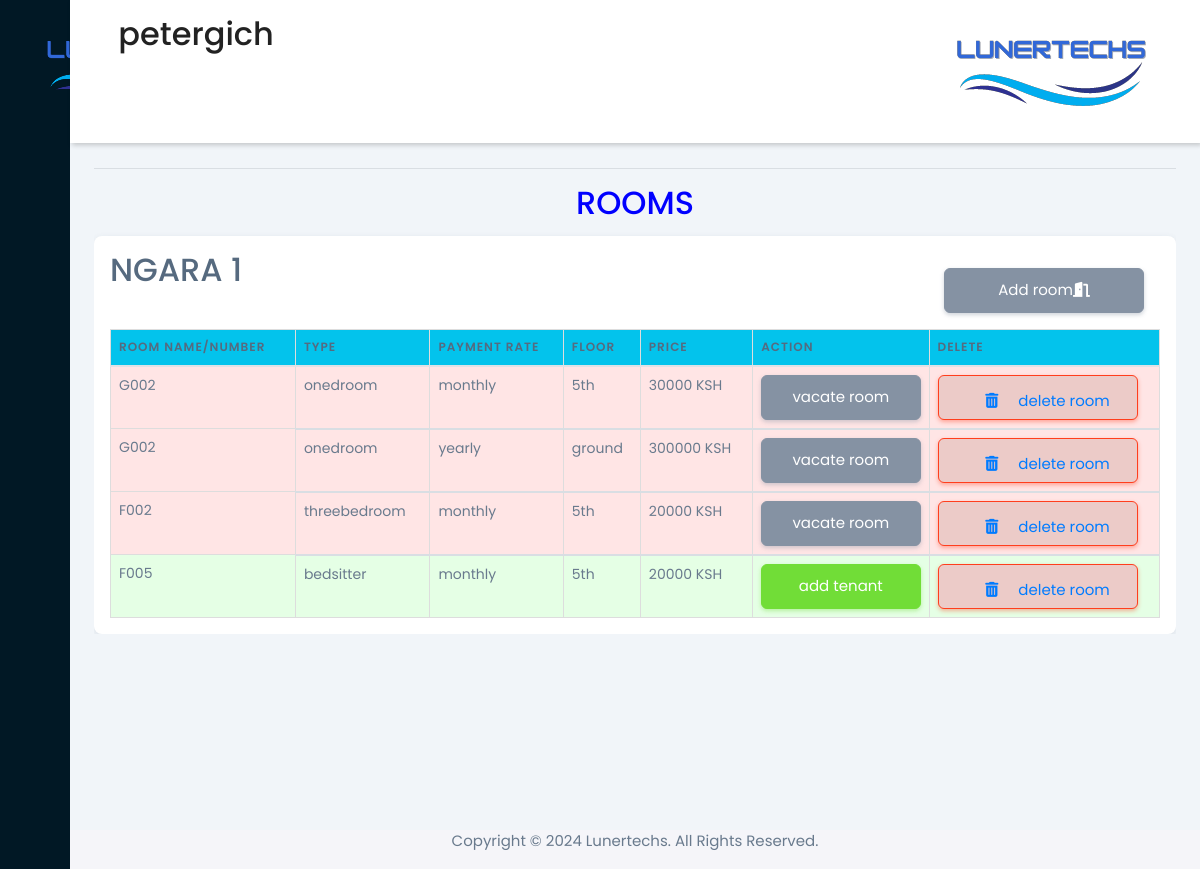
The app's page /rooms (signed in), older data.
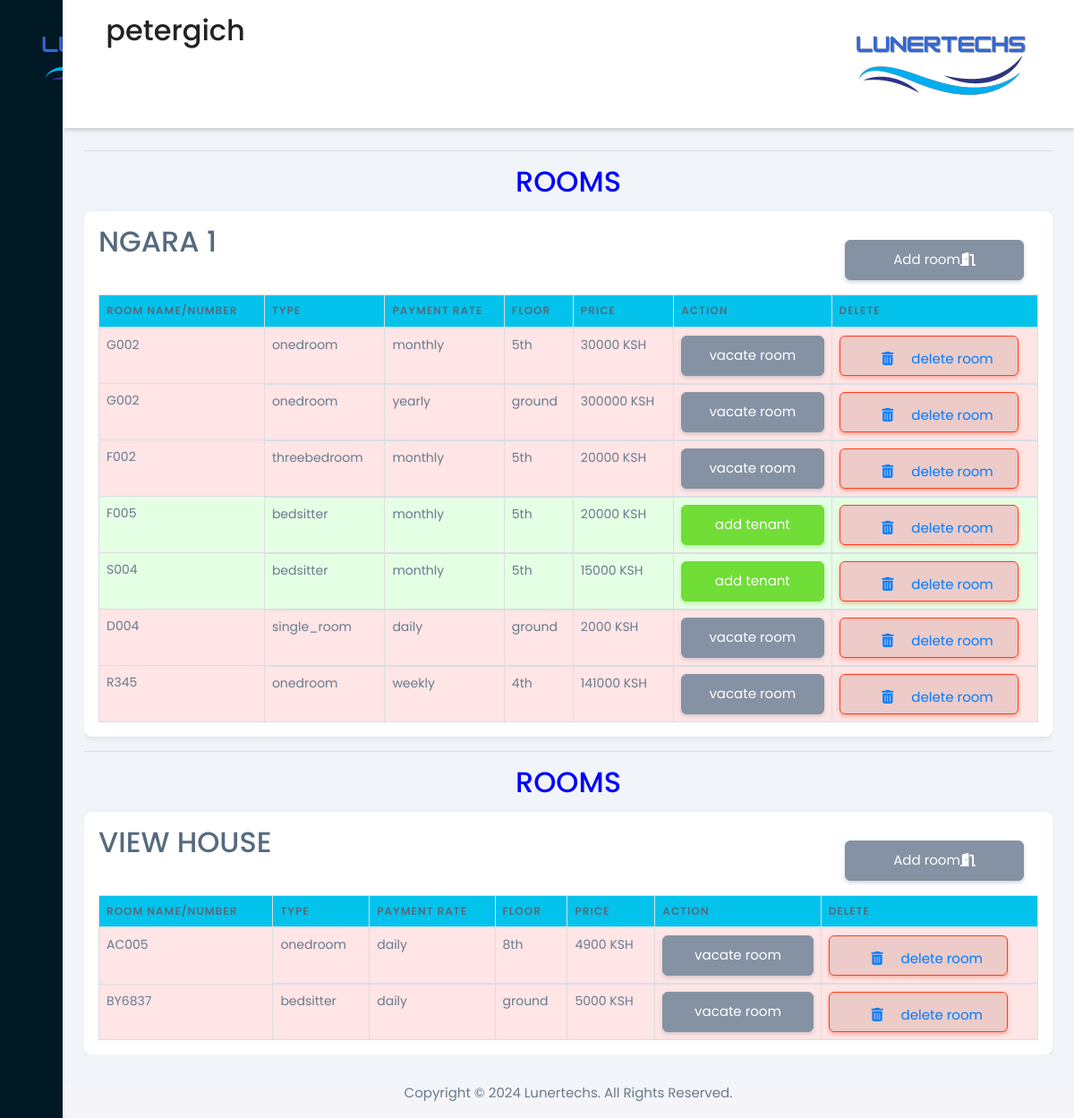
The same page, newer data.
### rentalapp/models.py (models this page shows, shortened)
class House(models.Model):
    name = models.CharField(max_length=254, blank=False)
    owner = models.ForeignKey(Owner, null=True, on_delete=models.SET_NULL)
    cover_image = models.ImageField(upload_to='houses/')
    county = models.CharField(max_length=50)
    subcounty = models.CharField(max_length=50)
    ward = models.CharField(max_length=50)
    latitude = models.DecimalField(max_digits=9, decimal_places=6)
    longitude = models.DecimalField(max_digits=9, decimal_places=6)
    no_houses = models.IntegerField(default=0)
    no_floors=models.IntegerField(default=1)

class Room(models.Model):
    SINGLE_ROOM = 'single_room'
    BEDSITTER = 'bedsitter'
    ONE_BEDROOM = 'one_bedroom'
    TWO_BEDROOM = 'two_bedroom'
    THREE_BEDROOM = 'three_bedroom'
    FOUR_BEDROOM = 'four_bedroom'
    FIVE_BEDROOM = 'five_bedroom'
    TYPE_CHOICES = [
        (SINGLE_ROOM, 'Single Room'),
        (BEDSITTER, 'Bedsitter'),
        (ONE_BEDROOM, 'One Bedroom'),
        (TWO_BEDROOM, 'Two Bedroom'),
        (THREE_BEDROOM, 'Three Bedroom'),
        (FOUR_BEDROOM, 'Four Bedroom'),
        (FIVE_BEDROOM, 'Five Bedroom'),
    ]
    house = models.ForeignKey(House, on_delete=models.CASCADE)
    htype = models.CharField(max_length=20, choices=TYPE_CHOICES)
    house_number = models.CharField(max_length=50)
    DAILY = "daily"
    WEEKLY = "weekly"
    MONTHLY = "monthly"
    YEARLY = "yearly"
    RATE_CHOICES = [
        (DAILY, "Daily"),
        (WEEKLY, "Weekly"),
        (MONTHLY, "Monthly"),
        (YEARLY, "Yearly"),
    ]
    rate = models.CharField(max_length=50, choices=RATE_CHOICES)
    price = models.IntegerField(default=0)
    floor=models.CharField(max_length=50,default="ground")

### rentalapp/views.py (the view)
# urls.py: path("rooms",views.rooms,name="rooms"),
@login_required(login_url="ownerslogin")
def rooms(request):
    try:
        owner=Owner.objects.get(user=request.user)
        o_houses=owner_houses(owner)
        house_id=request.GET.get("houseid")
        instances_rooms=Room.objects.filter(house__owner=owner)
        objects=[]
        for house in o_houses:
            i_rooms=[]
            for instance in instances_rooms:
                if instance.house==house:
                    i_rooms.append({"room":instance,"status":status(instance)})
            if i_rooms!=[]:
                objects.append({"house":house,"rooms":i_rooms})
        return render(request, "rooms.html",{"objects":objects})
    except:
         logout(request)
         return redirect("ownerslogin")

### rentalapp/views.py (called while the page is built)
def owner_houses(user):
    if House.objects.filter(owner=user).exists():
        return House.objects.filter(owner=user)
    else:
        return None

def status(roomi):
    if Tenancy.objects.filter(room=roomi,is_current=True):
        return Tenancy.objects.get(room=roomi,is_current=True)
    else:
        return None

### templates/rooms.html (shortened to what this page needs)
{% load static %}
<!DOCTYPE html>
<html lang="en">
  <head>
    <link href="https://maxcdn.bootstrapcdn.com/bootstrap/4.5.2/css/bootstrap.min.css" rel="stylesheet">
    <link href="https://stackpath.bootstrapcdn.com/bootstrap/4.5.2/css/bootstrap.min.css" rel="stylesheet">
    <link
      rel="stylesheet"
      href="https://maxst.icons8.com/vue-static/landings/line-awesome/line-awesome/1.3.0/css/line-awesome.min.css"
    />
    <link rel="stylesheet" href="https://cdnjs.cloudflare.com/ajax/libs/font-awesome/6.0.0-beta3/css/all.min.css">
    <link href="https://maxcdn.bootstrapcdn.com/bootstrap/4.5.2/css/bootstrap.min.css" rel="stylesheet">
    <link href="https://stackpath.bootstrapcdn.com/bootstrap/4.5.2/css/bootstrap.min.css" rel="stylesheet">
    <link
      rel="stylesheet"
      href="https://maxst.icons8.com/vue-static/landings/line-awesome/line-awesome/1.3.0/css/line-awesome.min.css"
    />
    <link rel="stylesheet" href="https://unpkg.com/leaflet/dist/leaflet.css" />
    <link href="{% static 'styles.css' %}" rel="stylesheet" />
    <link href="{% static 'core.css' %}" rel="stylesheet" />
  </head>
  <body>
    <div class="sidebar">
      <div class="sidebar-brand">
        <h2>
        </h2>
      </div>
      <div class="sidebar-menu">
        <ul>
          <li>
            <a href="{% url 'ownershome' %}">
              <span class="las la-igloo"></span>
            </a>
          </li>
          <li>
            <a href="{% url 'ownersprofile' %}">
              <span class="las la-users"></span>
            </a>
          </li>
          <li>
            <a href="{% url 'tenants' %}">
              <span class="las la-id-card"></span>
            </a>
          </li>
          <li>
            <a href="{% url 'rooms' %}">
              <span class="las la-car"></span>
            </a>
          </li>
          <li>
            <a href="{% url 'addhouses' %}">
              <span class="las la-receipt"></span>
            </a>
          </li>
          <li>
            <a href="{% url "charges"%}">
              <span class="las la-clipboard-check"></span>
            </a>
          <li>
            <a href="#">
              <span class="las la-clipboard-check"></span>
            </a>
          </li>
          <li>
            <a href="#">
              <span class="las la-clipboard-check"></span>
            </a>
          </li>
        </ul>
        <ul class="bottom-menu">
          <li>
            <a href="#">
              <span class="las la-sign-out-alt"></span>
            </a>
          </li>
        </ul>
      </div>
    </div>
    <div class="main-content">
      <header>
        <h2>
          <label for="nav-toggle">
            <span class="las la-bars"></span>
          </label>
          {{ request.user.username }}
        </h2>
        <img style="position:relative;max-height:2%" src="{% static 'img/logo.png' %}">
      </header>
      <main style="margin-top:15vh;">
        <div class="scrollable-table">
          {% for house in objects%}
          <hr>
          <h2 style="text-align:center;color:blue">ROOMS</h2>
          <div style="min-width:max-content;"class="card p-3 ">
            <div style="display:flex;justify-content:space-between;">
              <h2>{{house.house.name}}</h2>
              <button class="btn btn-secondary m-3" onclick="addroom({{house.house.id}})">Add room<i class="fas fa-door-open"></i></button>
            </div>
          <table class="table">
            <thead>
              <tr class="bg-info">
                <th>ROOM NAME/NUMBER</th>
                <th>TYPE</th>
                <th>PAYMENT RATE</th>
                <th>FLOOR</th>
                <th>PRICE</th>
                <th>ACTION</th>
                <th>DELETE</th>
              </tr>
            </thead>
            <tbody>
              {% for room in house.rooms %}
              {% if room.status%}
              <tr style="background:rgba(250,0,0,0.1);cursor:pointer;"class="table rooms-row" onclick="popup({{room.room.id}})">
                <td style="font-size:14px">{{room.room.house_number}}</td>
                <td style="font-size:14px">{{room.room.htype}}</td>
                <td style="font-size:14px">{{room.room.rate}}</td>
                <td style="font-size:14px">{{room.room.floor}}</td>
                <td style="font-size:14px">{{room.room.price}} KSH</td>
                <td class=""style="font-size:14px;"><button class="btn btn-secondary">vacate room</button></td>
                <td class="p-2"style="font-size:14px"><button class="btn btn-danger"><i class="fas fa-trash-alt"></i>delete room</button></td>
              </tr>
                {% else%}
                <tr style="background:rgba(0,250,0,0.1);cursor:pointer;"class="table rooms-row" onclick="popup({{room.room.id}})">
                  <td style="font-size:14px">{{room.room.house_number}}</td>
                  <td style="font-size:14px">{{room.room.htype}}</td>
                  <td style="font-size:14px">{{room.room.rate}}</td>
                  <td style="font-size:14px">{{room.room.floor}}</td>
                  <td style="font-size:14px">{{room.room.price}} KSH</td>
                  <td onclick="addtenant('{{room.room.id}}')"class=""style="font-size:14px;"><button class="btn btn-success">add tenant</button></td>
                  <td class="p-2"style="font-size:14px"><button class="btn btn-danger"><i class="fas fa-trash-alt"></i>delete room</button></td>
                </tr>
              {% endif%}
              {% endfor %}
            </tbody>
          </table>
        </div>
          {% endfor %}
        </div>
      </main>
      <footer style="bottom-margin:0;">
        <p style="text-align: center;">Copyright &#169; 2024 Lunertechs. All Rights Reserved.</p>
      </footer>
    </div>
  </body>
</html>

### static/styles.css (style rules this page uses)
:root { --main-color: #011825; --color-dark: #311e1d; --text-grey: #8390a2; }
* { padding: 0; margin: 0; box-sizing: border-box; list-style-type: none; text-decoration: none; font-family: "Poppins", sans-serif; }
.sidebar { width: 345px; position: fixed; left: 0; top: 0; height: 100%; background: var(--main-color); z-index: 100%; transition: width 300ms; }
.sidebar-brand { height: 90px; padding: 1rem 0rem 1rem 2rem; color: #fff; }
.sidebar-menu { margin-top: 1rem; }
.sidebar-menu li { width: 100%; margin-bottom: 1.7rem; padding-left: 1rem; }
.sidebar-menu a { padding-left: 1rem; display: block; color: #fff; font-size: 1.1rem; }
.sidebar-menu a span:first-child { font-size: 1.5rem; padding-right: 1rem; }
.bottom-menu { list-style: none; padding: 0; position: absolute; bottom: 0; width: 100%; }
.bottom-menu li { display: block; padding: 10px 20px; background-color: var(--main-color); }
.bottom-menu li a { text-decoration: none; color: #fff; }
.main-content { transition: margin-left 300ms; margin-left: 345px; }
header { background: #fff; display: flex; justify-content: space-between; padding: 1rem 1.5rem; box-shadow: 2px 2px 5px rgba(0, 0, 0, 0.2); position: fixed; left: 345px; width: calc(100% - 345px); top: 0; z-index: 100; transition: width 300ms; }
header h2 { color: #222; }
header label span { font-size: 1.7rem; padding-right: 1rem; }
main { margin-top: 85px; padding: 2rem 1.5rem; background: #f1f5f9; min-height: calc(100vh - 90px); }
@media only screen and (max-width: 1200px) { .sidebar { width: 70px; } }
@media only screen and (max-width: 1200px) { .sidebar .sidebar-brand, .sidebar .sidebar li { padding-left: 1rem; text-align: center; } }
@media only screen and (max-width: 1200px) { .sidebar li a { padding-left: 0rem; } }
@media only screen and (max-width: 1200px) { .main-content { margin-left: 70px; } }
@media only screen and (max-width: 1200px) { .main-content header { width: calc(100% - 70px); left: 70px; } }
button { display: flex; align-items: center; justify-content: center; height: 45px; max-width: 200px; width: 100%; border: none; outline: none; color: #fff; border-radius: 5px; background-color: var(--main-color); transition: all 0.3s linear; cursor: pointer; }

### templates/rooms.html (style rules this page uses)
.scrollable-table { overflow-x: auto; }
.scrollable-table table { width: 100%; border-collapse: collapse; }
.scrollable-table th, .scrollable-table td { padding: 8px; text-align: left; border: 1px solid #ddd; }

Row changes from the older to the newer data that the page shows:
added Room: room.house_number "S004", room.htype "bedsitter", room.rate "monthly", room.floor "5th", room.price "15000", shown under House "NGARA 1"
added Room: room.house_number "D004", room.htype "single_room", room.rate "daily", room.floor "ground", room.price "2000", shown under House "NGARA 1"
added Room: room.house_number "R345", room.htype "onedroom", room.rate "weekly", room.floor "4th", room.price "141000", shown under House "NGARA 1"
added House: house.name "VIEW HOUSE"
added Room: room.house_number "AC005", room.htype "onedroom", room.rate "daily", room.floor "8th", room.price "4900", shown under "VIEW HOUSE"
added Room: room.house_number "BY6837", room.htype "bedsitter", room.rate "daily", room.floor "ground", room.price "5000", shown under "VIEW HOUSE"
